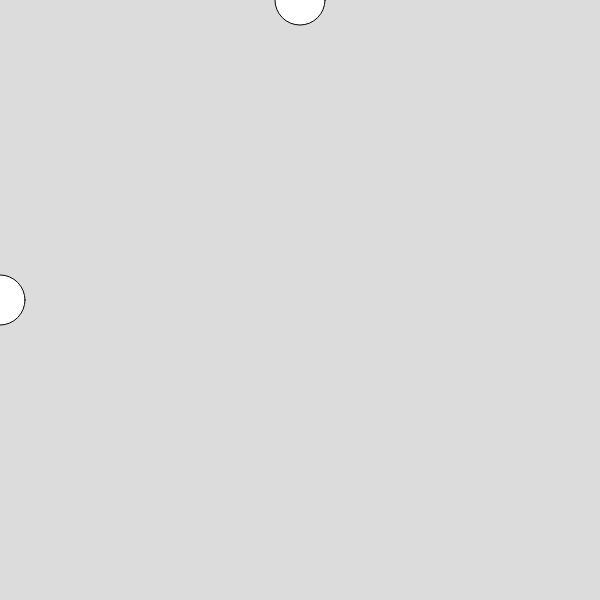
Frame 1 (no input)
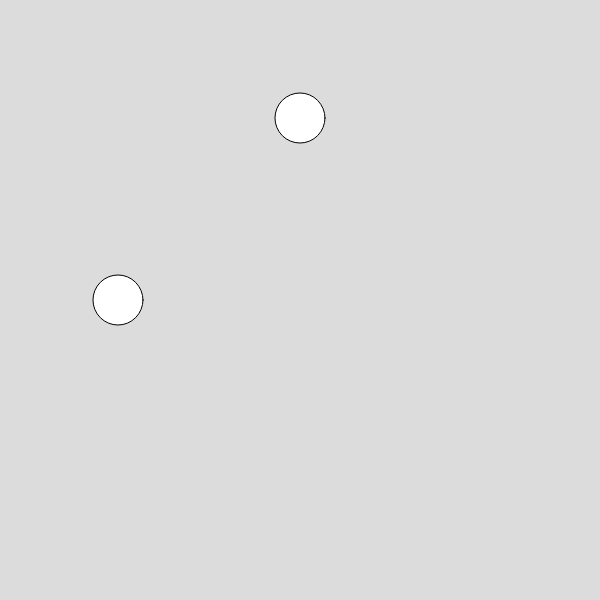
Frame 60 (no input)
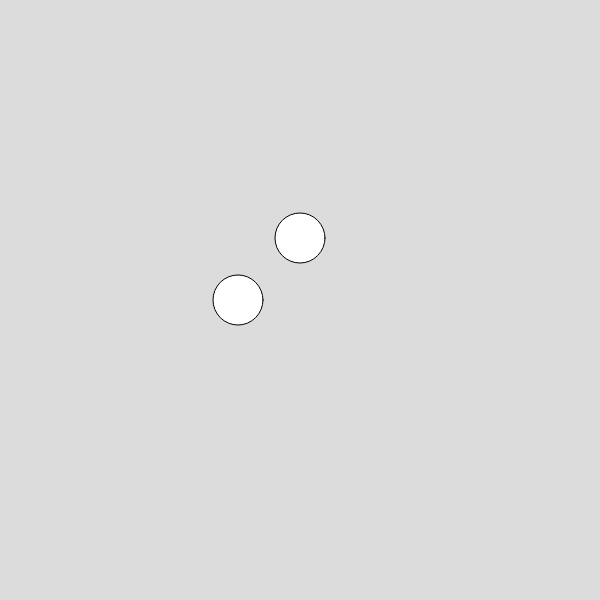
Frame 120 (the mouse pressed at the canvas centre since frame 60)

The p5.js sketch that drew these frames (run headless with seeded random() and noise() and a simulated clock; from frame 60 on, the mouse is pressed at the canvas centre):

// p5.js sketch
// ── sketch.js
let cx = 0;
let hastighed = 2;
let diameter = 50;
let cz = 0;
let cy = 600;
let cb = 600;

function setup() {
    createCanvas(600, 600);
}

function draw() {
    background(220);
    circle(cx, 300, diameter);
    circle(300, cz, diameter);
    // circle(cy, 300, diameter);
    // circle(300, cb, diameter);

    if (cx > width - diameter / 2) {
        hastighed = -2
    }
    if (cx < 0 + diameter / 2) {
        hastighed = 2
    }
    cx = cx + hastighed

    if (cz > height + diameter / 2) {
        hastighed = -2
    }
    if (cz < 0 - diameter / 2) {
        hastighed = 2
    }
    cz = cz + hastighed




    // if (cy > width - diameter / 2) {
    //     hastighed = -2
    // }
    // if (cy < 0 + diameter / 2) {
    //     hastighed = 2
    // }
    // cy = cy + hastighed



    // if (cb > height + diameter / 2) {
    //     hastighed = -2
    // }
    // if (cb < 0 - diameter / 2) {
    //     hastighed = 2
    // }
    // cb = cb + hastighed
}
